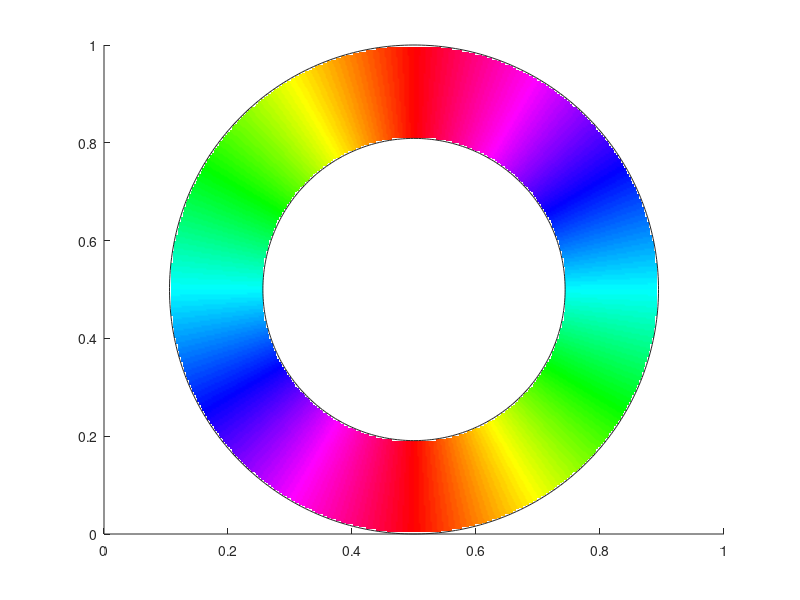

Write the MATLAB code that produced this figure. (Note: this script raises an error after producing the figure.)
function ax = phasebar(varargin) 
% phasebar places a circular donunt-shaped colorbar for phase 
% from -pi to pi or -180 degrees to 180 degrees. 
% 
%% Syntax
% 
%  phasebar
%  phasebar(...,'location',Location) 
%  phasebar(...,'size',Size) 
%  phasebar('deg') 
%  phasebar('rad') 
%  ax = phasebar(...) 
% 
%% Description 
% 
% phasebar places a donut-shaped colorbar on the current axes. 
%
% phasebar(...,'location',Location) specifies the corner (e.g., 'northeast' or 'ne') 
% of the current axes in which to place the phasebar. Default location is the upper-right or 'ne' 
% corner. 
%
% phasebar(...,'size',Size) specifies a size fraction of the current axes.  Default is 0.3. 
%
% phasebar('deg') plots labels at every 90 degrees. 
%
% phasebar('rad') plots labels at every pi/2 radians. 
%
% ax = phasebar(...) returns a handle ax of the axes in which the new axes are plotted. 
% 
%% Example
% 
% Z = 200*peaks(900); 
% Zw = phasewrap(Z,'degrees'); 
% imagesc(Zw) 
% phasemap(12)
% phasebar('location','se')
% 
%% Author Info
% This function was written by Chad A. Greene of the University of Texas 
% at Austin's Institute for Geophysics (UTIG), May 2016. 
% This function includes Kelly Kearney's plotboxpos function as a subfunction. 
% 
% If the phasemap function is useful for you, please consider citing our 
% paper about it: 
% 
% Thyng, K.M., C.A. Greene, R.D. Hetland, H.M. Zimmerle, and S.F. DiMarco. 
% 2016. True colors of oceanography: Guidelines for effective and accurate 
% colormap selection. Oceanography 29(3):9?13. 
% http://dx.doi.org/10.5670/oceanog.2016.66
% 
% See also colorbar and phasemap. 


%% Set Defaults: 

usedegrees = true; 
axsize = 0.3; 
location = 'northeast'; 

% Try to automatically determine if current displayed data exist and are in radians or degrees: 
if max(abs(caxis))>pi
   usedegrees = true;
else
   usedegrees = false; 
end

% If no data are already displayed use radians: 
if isequal(caxis,[0 1])
   usedegrees = false; 
end

%% Parse inputs: 

tmp = strncmpi(varargin,'location',3); 
if any(tmp) 
   location = varargin{find(tmp)+1}; 
end

tmp = strncmpi(varargin,'size',3); 
if any(tmp) 
   axsize = varargin{find(tmp)+1}; 
   assert(isscalar(axsize)==1,'Input error: axis size must be a scalar greater than zero and less than one.') 
   assert(axsize>0,'Input error: axis size must be a scalar greater than zero and less than one.') 
   assert(axsize<1,'Input error: axis size must be a scalar greater than zero and less than one.') 
end

if any(strncmpi(varargin,'radians',3)); 
   usedegrees = false; 
end

if any(strncmpi(varargin,'degrees',3)); 
   usedegrees = true; 
end

%% Starting settings: 
%wheel2 = load('cyclic_mrybm_35-75_c68_n256.csv');
wheel2 = abs(hsv(256)-1);
%wheel2(129:256,:) = flip(wheel2(1:128,:),1);
for i = 1:128
wheel2(i,:) = (wheel2((2*i),:));
end
wheel2(129:256,:) = (wheel2(1:128,:));
%wheel2(128:192,:) = (wheel2(1+64:129,:));
%wheel2(128:192,:) = (wheel2(129:,:));
currentAx = gca; 
cm = wheel2; 
pos = plotboxpos(currentAx); 
xcol = get(currentAx,'XColor'); 

% Delete old phasebar if it exists: 
try
   oldphasebar = findobj(gcf,'tag','phasebar'); 
   delete(oldphasebar); 
end

%% Created gridded surface: 

innerRadius = 10; 
outerRadius = innerRadius*1.618; 

[x,y] = meshgrid(linspace(-outerRadius,outerRadius,300));
[theta,rho] = cart2pol(x,y); 
%theta = rot90(((1/1.51)*theta),1); 
theta(rho>outerRadius) = nan; 
theta(rho<innerRadius) = nan; 

if usedegrees
   theta = theta*180/pi; 
end

%% Plot surface: 
ax = axes; 
pcolor(x,y,(theta))
shading interp 

hold on

% Plot a ring: 
[xc1,yc1] = pol2cart(linspace(0,2*pi,360),innerRadius); 
[xc2,yc2] = pol2cart(linspace(0,2*pi,360),outerRadius); 
plot(xc1,yc1,'-','color',xcol,'linewidth',.2); 
plot(xc2,yc2,'-','color',xcol,'linewidth',.2); 

axis image off
colormap(cm) 

if usedegrees
   caxis([-180 180])
else
   caxis([-pi pi]) 
end

%% Label: 

[xt,yt] = pol2cart((-1:2)*pi/2+pi/2,innerRadius); 

if usedegrees
   text(xt(1),yt(1),'0\circ','horiz','right','vert','middle'); 
   text(xt(2),yt(2),'90\circ','horiz','center','vert','top'); 
   text(xt(3),yt(3),'180\circ','horiz','left','vert','middle'); 
   text(xt(4),yt(4),'270\circ','horiz','center','vert','bottom'); 
else
   text(xt(1),yt(1),'-\pi','horiz','right','vert','middle'); 
   text(xt(2),yt(2),'-\pi/2','horiz','center','vert','top'); 
   text(xt(3),yt(3),'\pi','horiz','left','vert','middle'); 
   text(xt(4),yt(4),'\pi/2','horiz','center','vert','bottom'); 
end

%% Set position of colorwheel: 

switch lower(location)
   case {'ne','northeast'} 
      set(ax,'position',[pos(1)+(1-axsize)*pos(3) pos(2)+(1-axsize)*pos(4) axsize*pos(3) axsize*pos(4)]); 

   case {'se','southeast'} 
      set(ax,'position',[pos(1)+(1-axsize)*pos(3) pos(2) axsize*pos(3) axsize*pos(4)]); 
      
   case {'nw','northwest'} 
      set(ax,'position',[pos(1) pos(2)+(1-axsize)*pos(4) axsize*pos(3) axsize*pos(4)]); 
      
   case {'sw','southwest'} 
      set(ax,'position',[pos(1) pos(2) axsize*pos(3) axsize*pos(4)]); 
      
   otherwise
      error('Unrecognized axis location.') 
end
      
%% Clean up 

set(ax,'tag','phasebar')
% Make starting axes current again: 
axes(currentAx); 

uistack(ax,'top'); 

if nargout==0 
   clear ax
end

end




%% Kelly Kearney's plotboxpos: 

function pos = plotboxpos(h)
%PLOTBOXPOS Returns the position of the plotted axis region
%
% pos = plotboxpos(h)
%
% This function returns the position of the plotted region of an axis,
% which may differ from the actual axis position, depending on the axis
% limits, data aspect ratio, and plot box aspect ratio.  The position is
% returned in the same units as the those used to define the axis itself.
% This function can only be used for a 2D plot.  
%
% Input variables:
%
%   h:      axis handle of a 2D axis (if ommitted, current axis is used).
%
% Output variables:
%
%   pos:    four-element position vector, in same units as h

% Copyright 2010 Kelly Kearney

% Check input

if nargin < 1
    h = gca;
end

if ~ishandle(h)  ~strcmp(get(h,'type'), 'axes')
    error('Input must be an axis handle');
end

% Get position of axis in pixels

currunit = get(h, 'units');
set(h, 'units', 'pixels');
axisPos = get(h, 'Position');
set(h, 'Units', currunit);

% Calculate box position based axis limits and aspect ratios

darismanual  = strcmpi(get(h, 'DataAspectRatioMode'),    'manual');
pbarismanual = strcmpi(get(h, 'PlotBoxAspectRatioMode'), 'manual');

if ~darismanual && ~pbarismanual
    
    pos = axisPos;
    
else

    dx = diff(get(h, 'XLim'));
    dy = diff(get(h, 'YLim'));
    dar = get(h, 'DataAspectRatio');
    pbar = get(h, 'PlotBoxAspectRatio');

    limDarRatio = (dx/dar(1))/(dy/dar(2));
    pbarRatio = pbar(1)/pbar(2);
    axisRatio = axisPos(3)/axisPos(4);

    if darismanual
        if limDarRatio > axisRatio
            pos(1) = axisPos(1);
            pos(3) = axisPos(3);
            pos(4) = axisPos(3)/limDarRatio;
            pos(2) = (axisPos(4) - pos(4))/2 + axisPos(2);
        else
            pos(2) = axisPos(2);
            pos(4) = axisPos(4);
            pos(3) = axisPos(4) * limDarRatio;
            pos(1) = (axisPos(3) - pos(3))/2 + axisPos(1);
        end
    elseif pbarismanual
        if pbarRatio > axisRatio
            pos(1) = axisPos(1);
            pos(3) = axisPos(3);
            pos(4) = axisPos(3)/pbarRatio;
            pos(2) = (axisPos(4) - pos(4))/2 + axisPos(2);
        else
            pos(2) = axisPos(2);
            pos(4) = axisPos(4);
            pos(3) = axisPos(4) * pbarRatio;
            pos(1) = (axisPos(3) - pos(3))/2 + axisPos(1);
        end
    end
end

% Convert plot box position to the units used by the axis

temp = axes('Units', 'Pixels', 'Position', pos, 'Visible', 'off', 'parent', get(h, 'parent'));
set(temp, 'Units', currunit);
pos = get(temp, 'position');
delete(temp);

end

